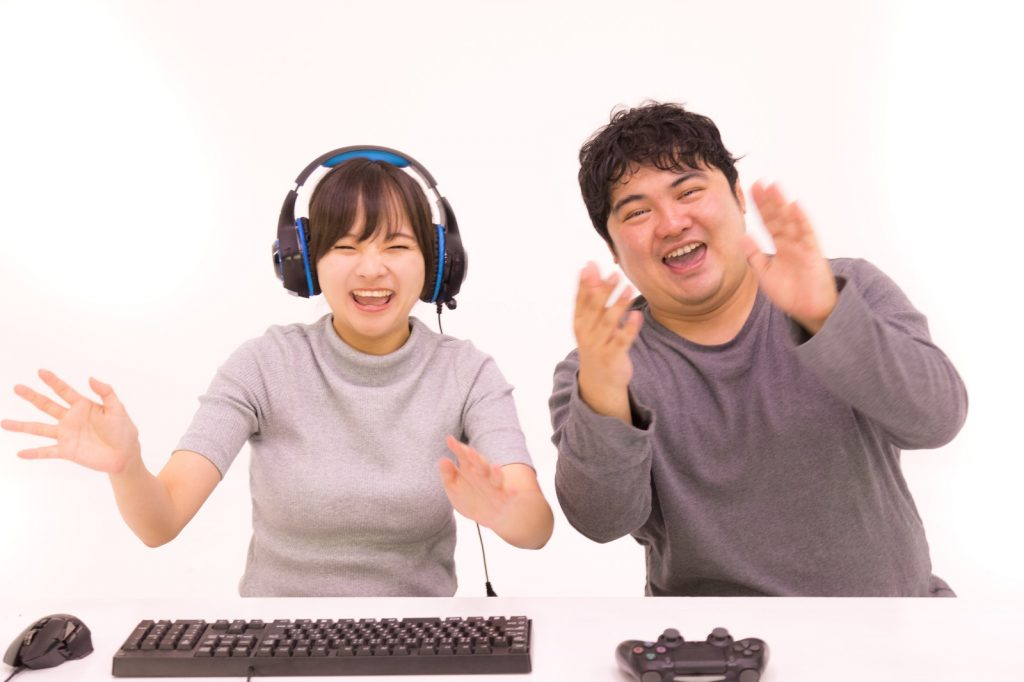
#> input picture Cascade/input1.jpg, 1024 x 682 px, given in place of srcMovie2.mp4, which was not available
$ python MOG.py
#> lines starting #> are read from the running program, lines starting #| are printed output that depends on the picture; after the words box and inside, x2 and y2 are one past the last pixel; in counts of white or black regions, pixels touching at a corner belong together; pictures that were not available may be replaced by others from this repository, and a replacement may not be noted
#-*- coding:utf-8 -*-
import cv2
import numpy as np

cap = cv2.VideoCapture('srcMovie2.mp4')


fgbg = cv2.createBackgroundSubtractorMOG2()

while(1):
    frame = cap.read()[1]
#> frame is the input picture: shape (682, 1024, 3); mean B, G, R 196.2, 198.4, 215.2
    # MOG
    frameMog = fgbg.apply(frame)
#> frameMog: shape (682, 1024); every value is 127

    #メディアンフィルター（モルフォロジー変換のオープニングみたいな処理）
    ksize=3
    frameMogBlur = cv2.medianBlur(frameMog, ksize)

    frameMogThresh = cv2.threshold(frameMogBlur, 10, 255, cv2.THRESH_BINARY)[1]
#> frameMogThresh: shape (682, 1024); every value is 255

    # [6 lines of commented-out code are left out]
    contours, _ = cv2.findContours(frameMogThresh, cv2.RETR_TREE, cv2.CHAIN_APPROX_SIMPLE)
#> contours = [[[0, 0], [0, 681], [1023, 681], [1023, 0]]]
    for contour in contours:
        (x, y, w, h) = cv2.boundingRect(contour)

        if cv2.contourArea(contour) < 900:
            continue
        # 矩形を描画
        cv2.rectangle(frame, (x, y), (x+w, y+h), (0, 255, 0), 2)
        # 動体検出
        cv2.putText(frame, "Detect Movement", (10, 20), cv2.FONT_HERSHEY_SIMPLEX,
                    1, (0, 0, 255), 3)
#> this loop made 1 pass
#> (contour, x, y, w, h) on pass 1: ([[0, 0], [0, 681], [1023, 681], [1023, 0]], 0, 0, 1024, 682)
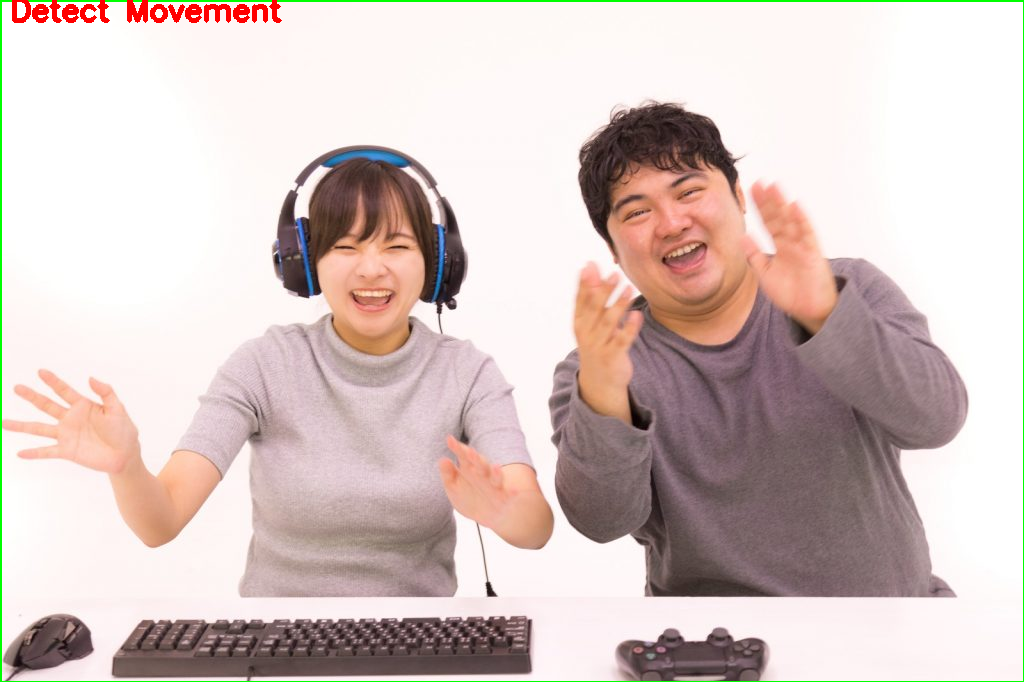
#> frame: shape (682, 1024, 3); 1.16% of pixels changed, all inside (x1, y1, x2, y2) = (0, 0, 1024, 682)
    # cv2.drawContours(frame, contours, -1, (0, 255, 0), 2)

    cv2.imshow("MOG", frame)

    k = cv2.waitKey(15) & 0xff
#> (key Esc is pressed here)
    if k == 27:
        break

cap.release()
cv2.destroyAllWindows()

$ run again, on Cascade/input2.jpg
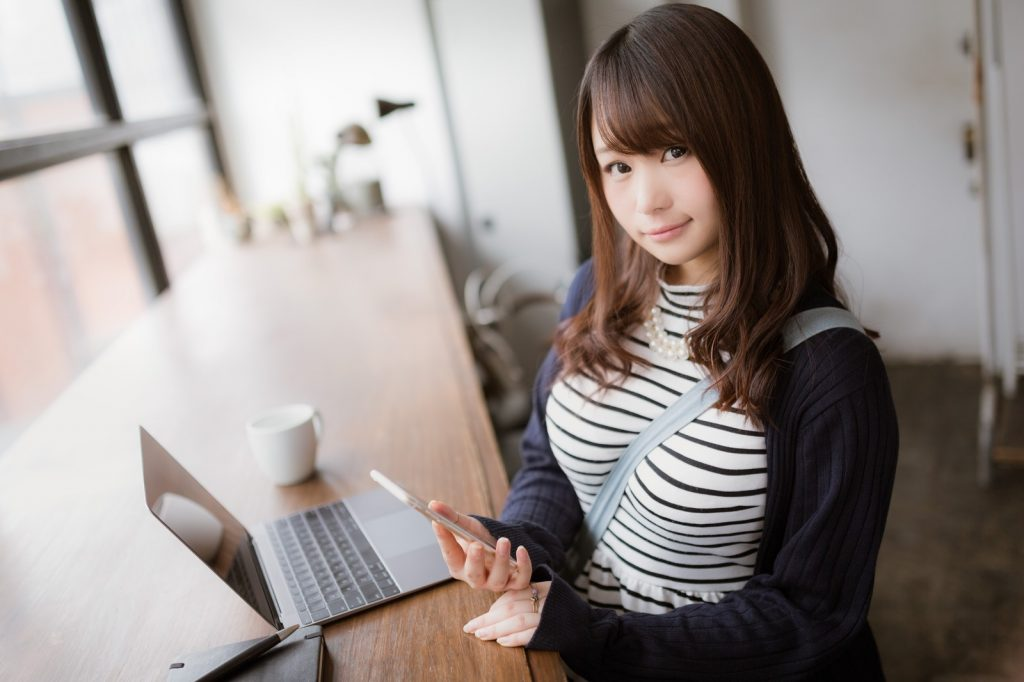
#> input picture Cascade/input2.jpg, 1024 x 682 px, given in place of srcMovie2.mp4, which was not available
#> frame is the input picture: shape (682, 1024, 3); mean B, G, R 141.2, 144.2, 152.1
#> `frameMog = fgbg.apply(frame)`:
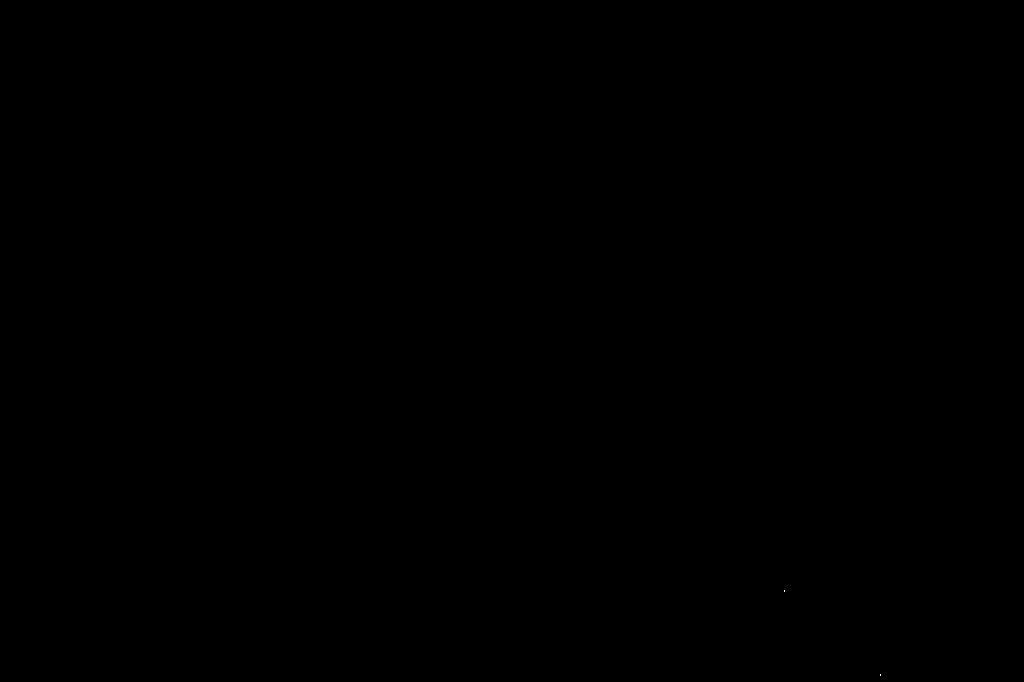
#> frameMog: shape (682, 1024); values 127 (black) and 255 (white), 0% white in thin lines or dots, all inside (x1, y1, x2, y2) = (784, 590, 881, 676)
#> frameMogBlur: shape (682, 1024); every value is 127
#> frameMogThresh: shape (682, 1024); every value is 255
#> contours = [[[0, 0], [0, 681], [1023, 681], [1023, 0]]]
#> the loop `for contour in contours:` made 1 pass
#> (contour, x, y, w, h) on pass 1: ([[0, 0], [0, 681], [1023, 681], [1023, 0]], 0, 0, 1024, 682)
#> after the loop `for contour in contours:`:
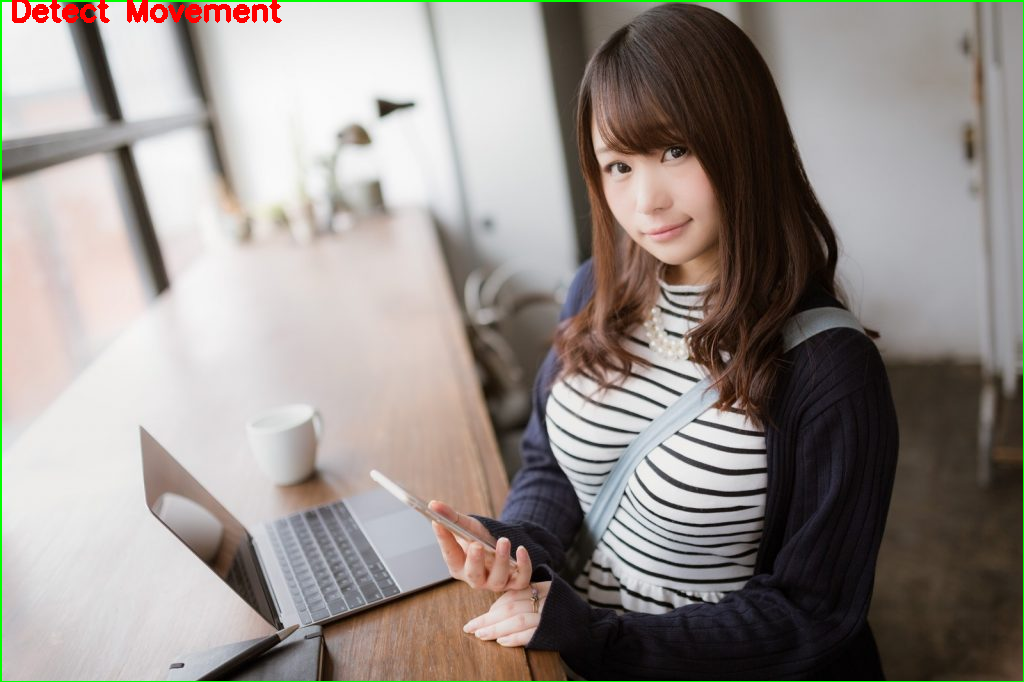
#> frame: shape (682, 1024, 3); 1.16% of pixels changed, all inside (x1, y1, x2, y2) = (0, 0, 1024, 682)
